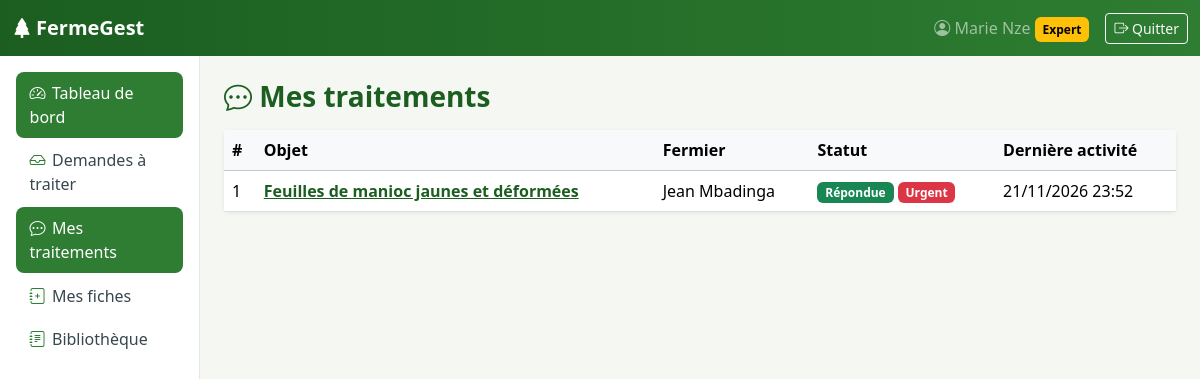
The app's page /conseils/expert/mes-traitements/ (signed in) with its own data.
### conseils/models.py (models this page shows, shortened)
class DemandeConseil(models.Model):
    class Categorie(models.TextChoices):
        CULTURE = "CULTURE", "Culture / agronomie"
        ELEVAGE = "ELEVAGE", "Élevage"
        SOL = "SOL", "Sol et fertilisation"
        MALADIE = "MALADIE", "Maladie / ravageur"
        GESTION = "GESTION", "Gestion de l'exploitation"
        AUTRE = "AUTRE", "Autre"
    class Statut(models.TextChoices):
        OUVERTE = "OUVERTE", "Ouverte"
        PRISE_EN_CHARGE = "PRISE_EN_CHARGE", "Prise en charge"
        REPONDUE = "REPONDUE", "Répondue"
        CLOTUREE = "CLOTUREE", "Clôturée"
    class Urgence(models.TextChoices):
        NORMALE = "NORMALE", "Normale"
        URGENTE = "URGENTE", "Urgente"
    fermier = models.ForeignKey(settings.AUTH_USER_MODEL, on_delete=models.CASCADE,
                                related_name="demandes_emises")
    expert = models.ForeignKey(settings.AUTH_USER_MODEL, null=True, blank=True,
                               on_delete=models.SET_NULL, related_name="demandes_traitees")
    titre = models.CharField("Objet", max_length=150)
    categorie = models.CharField("Catégorie", max_length=10, choices=Categorie.choices)
    urgence = models.CharField("Urgence", max_length=8, choices=Urgence.choices,
                               default=Urgence.NORMALE)
    description = models.TextField("Description du problème")
    culture = models.ForeignKey(Culture, null=True, blank=True, on_delete=models.SET_NULL,
                                verbose_name="Culture concernée")
    troupeau = models.ForeignKey(Troupeau, null=True, blank=True, on_delete=models.SET_NULL,
                                 verbose_name="Troupeau concerné")
    photo = models.ImageField("Photo (facultatif)", upload_to="demandes/", blank=True)
    statut = models.CharField("Statut", max_length=16, choices=Statut.choices,
                              default=Statut.OUVERTE)
    date_creation = models.DateTimeField(auto_now_add=True)
    date_maj = models.DateTimeField(auto_now=True)
    class Meta:
        ordering = ["-date_creation"]
        verbose_name = "Demande de conseil"
        verbose_name_plural = "Demandes de conseil"
    def get_absolute_url(self):
        return reverse("conseils:demande_detail", args=[self.pk])

### conseils/views.py (the view)
# urls.py: path("expert/mes-traitements/", views.MesTraitementsView.as_view(), name="mes_traitements"),
class MesTraitementsView(ExpertRequisMixin, ListView):
    template_name = "conseils/mes_traitements.html"
    context_object_name = "demandes"
    paginate_by = 12
    def get_queryset(self):
        return DemandeConseil.objects.filter(expert=self.request.user).select_related("fermier")

### comptes/context_processors.py (called while the page is built)
def navigation(request):
    user = request.user
    role, menu = None, []
    if user.is_authenticated:
        profil = getattr(user, "profil", None)
        if user.is_staff:
            role = "ADMIN"
        elif profil:
            role = profil.role
            modele = MENU_FERMIER if profil.est_fermier else MENU_EXPERT
            for libelle, nom_url, icone in modele:
                url = reverse(nom_url)
                actif = request.path == url or (
                    url.count("/") > 2 and request.path.startswith(url))
                menu.append({"libelle": libelle, "url": url, "icone": icone, "actif": actif})
    return {"role_courant": role, "menu": menu}

### comptes/models.py (called while the page is built)
    @property
    def est_fermier(self):
        return self.role == self.Role.FERMIER

### comptes/permissions.py (called while the page is built)
    def test_func(self):
        user = self.request.user
        profil = getattr(user, "profil", None)
        return bool(profil and profil.est_valide and profil.role == self.role_requis)

### templates/conseils/mes_traitements.html
{% extends "base.html" %}{% block titre %}Mes traitements{% endblock %}
{% block contenu %}
<h1 class="page-titre h3 mb-3"><i class="bi bi-chat-dots"></i> Mes traitements</h1>
<div class="card"><div class="table-responsive"><table class="table table-hover align-middle mb-0">
  <thead class="table-light"><tr><th>#</th><th>Objet</th><th>Fermier</th><th>Statut</th><th>Dernière activité</th></tr></thead>
  {% for d in demandes %}<tr><td>{{ d.pk }}</td><td><a class="fw-semibold" href="{{ d.get_absolute_url }}">{{ d.titre }}</a></td>
    <td>{{ d.fermier.get_full_name|default:d.fermier.username }}</td><td>{% include "conseils/_badge_statut.html" %}</td><td>{{ d.date_maj|date:"d/m/Y H:i" }}</td></tr>
  {% empty %}<tr><td colspan="5" class="text-center text-muted py-5">Vous n'avez pas encore pris de demande en charge.</td></tr>{% endfor %}
</table></div></div>
{% endblock %}

### templates/base.html (shortened to what this page needs)
{% load static %}<!DOCTYPE html>
<html lang="fr">
<head>
  <link rel="stylesheet" href="{% static 'vendor/bootstrap/bootstrap.min.css' %}">
  <link rel="stylesheet" href="{% static 'vendor/bootstrap-icons/bootstrap-icons.min.css' %}">
  <link rel="stylesheet" href="{% static 'css/app.css' %}">
</head>
<body>
<nav class="navbar navbar-dark navbar-ferme navbar-expand sticky-top">
  <div class="container-fluid">
    <a class="navbar-brand fw-bold" href="{% url 'comptes:accueil' %}"><i class="bi bi-tree-fill me-1"></i>FermeGest</a>
    <ul class="navbar-nav ms-auto align-items-center">
      {% if user.is_authenticated %}
        <li class="nav-item"><a class="nav-link" href="{% url 'comptes:profil' %}"><i class="bi bi-person-circle"></i><span class="d-none d-md-inline"> {{ user.get_full_name|default:user.username }}</span>
          {% if role_courant == 'EXPERT' %}<span class="badge text-bg-warning d-none d-sm-inline">Expert</span>{% elif role_courant == 'FERMIER' %}<span class="badge text-bg-light d-none d-sm-inline">Fermier</span>{% endif %}</a></li>
        <li class="nav-item">
          <form method="post" action="{% url 'comptes:deconnexion' %}" class="d-inline">{% csrf_token %}
            <button class="btn btn-sm btn-outline-light ms-2"><i class="bi bi-box-arrow-right"></i><span class="d-none d-md-inline"> Quitter</span></button>
          </form>
        </li>
      {% endif %}
    </ul>
  </div>
</nav>
<div class="container-fluid">
  <div class="row">
    {% if menu %}
    <aside class="col-md-3 col-lg-2 sidebar p-3 d-none d-md-block">
      <ul class="nav flex-column">
        {% for item in menu %}
        <li class="nav-item"><a class="nav-link {% if item.actif %}active{% endif %}" href="{{ item.url }}"><i class="bi {{ item.icone }}"></i>{{ item.libelle }}</a></li>
        {% endfor %}
      </ul>
    </aside>
    {% endif %}
    <main class="col p-4">
      {% block contenu %}{% endblock %}
    </main>
  </div>
</div>
</body>
</html>

### templates/conseils/_badge_statut.html
{% if d.statut == 'OUVERTE' %}<span class="badge text-bg-warning">Ouverte</span>
{% elif d.statut == 'PRISE_EN_CHARGE' %}<span class="badge text-bg-info">Prise en charge</span>
{% elif d.statut == 'REPONDUE' %}<span class="badge text-bg-success">Répondue</span>
{% else %}<span class="badge text-bg-secondary">Clôturée</span>{% endif %}
{% if d.urgence == 'URGENTE' %}<span class="badge text-bg-danger">Urgent</span>{% endif %}

### static/css/app.css (style rules this page uses)
:root { --fg-green:#2e7d32; --fg-green-dark:#1b5e20; --fg-soil:#6d4c41; --fg-bg:#f4f7f2; }
body { background: var(--fg-bg); }
.navbar-ferme { background: linear-gradient(90deg, var(--fg-green-dark), var(--fg-green)); }
.sidebar { min-height: calc(100vh - 56px); background:#fff; border-right:1px solid #e3e8e0; }
.sidebar .nav-link { color:#37474f; border-radius:.5rem; padding:.55rem .85rem; margin-bottom:2px; }
.sidebar .nav-link i { width:1.4rem; display:inline-block; color:var(--fg-green); }
.sidebar .nav-link.active { background:var(--fg-green); color:#fff; }
.sidebar .nav-link.active i { color:#fff; }
.card { border:0; box-shadow:0 1px 4px rgba(0,0,0,.08); }
a { color:var(--fg-green-dark); }
.page-titre { color:var(--fg-green-dark); font-weight:700; }

### records on screen
DemandeConseil: pk "1", titre "Feuilles de manioc jaunes et déformées", fermier.get_full_name "Jean Mbadinga", statut "Répondue", urgence "Urgent", date_maj "21/11/2026 23:52"

### other values on screen
{{ user.get_full_name|default:user.username }} "Marie Nze"
{{ item.libelle }} "Tableau de bord" "Demandes à traiter" "Mes traitements" "Mes fiches" "Bibliothèque"
